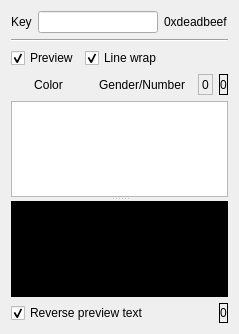
<?xml version="1.0" encoding="UTF-8"?>
<ui version="4.0">
 <class>EditStringCellClass</class>
 <widget class="QWidget" name="EditStringCellClass">
  <property name="geometry">
   <rect>
    <x>0</x>
    <y>0</y>
    <width>239</width>
    <height>334</height>
   </rect>
  </property>
  <property name="sizePolicy">
   <sizepolicy hsizetype="Expanding" vsizetype="Expanding">
    <horstretch>0</horstretch>
    <verstretch>0</verstretch>
   </sizepolicy>
  </property>
  <property name="minimumSize">
   <size>
    <width>0</width>
    <height>0</height>
   </size>
  </property>
  <property name="maximumSize">
   <size>
    <width>16777215</width>
    <height>16777215</height>
   </size>
  </property>
  <property name="windowTitle">
   <string/>
  </property>
  <property name="windowOpacity">
   <double>1.000000000000000</double>
  </property>
  <property name="sizeGripEnabled" stdset="0">
   <bool>false</bool>
  </property>
  <layout class="QVBoxLayout" name="verticalLayout">
   <item>
    <layout class="QHBoxLayout" name="horizontalLayout_2">
     <item>
      <widget class="QLabel" name="label">
       <property name="text">
        <string>Key</string>
       </property>
       <property name="buddy">
        <cstring>keyLineEdit</cstring>
       </property>
      </widget>
     </item>
     <item>
      <widget class="QLineEdit" name="keyLineEdit">
       <property name="sizePolicy">
        <sizepolicy hsizetype="Expanding" vsizetype="Fixed">
         <horstretch>0</horstretch>
         <verstretch>0</verstretch>
        </sizepolicy>
       </property>
      </widget>
     </item>
     <item>
      <widget class="QLabel" name="hashValueLabel">
       <property name="toolTip">
        <string>Key hash value</string>
       </property>
       <property name="text">
        <string>0xdeadbeef</string>
       </property>
      </widget>
     </item>
    </layout>
   </item>
   <item>
    <widget class="Line" name="line">
     <property name="windowModality">
      <enum>Qt::NonModal</enum>
     </property>
     <property name="frameShadow">
      <enum>QFrame::Sunken</enum>
     </property>
     <property name="lineWidth">
      <number>1</number>
     </property>
     <property name="midLineWidth">
      <number>0</number>
     </property>
     <property name="orientation">
      <enum>Qt::Horizontal</enum>
     </property>
    </widget>
   </item>
   <item>
    <layout class="QHBoxLayout" name="horizontalLayout_3">
     <item>
      <widget class="QCheckBox" name="previewCheckBox">
       <property name="text">
        <string>Preview</string>
       </property>
       <property name="checked">
        <bool>true</bool>
       </property>
      </widget>
     </item>
     <item>
      <widget class="QCheckBox" name="wrapCheckBox">
       <property name="text">
        <string>Line wrap</string>
       </property>
       <property name="checked">
        <bool>true</bool>
       </property>
      </widget>
     </item>
     <item>
      <spacer name="horizontalSpacer">
       <property name="orientation">
        <enum>Qt::Horizontal</enum>
       </property>
       <property name="sizeHint" stdset="0">
        <size>
         <width>40</width>
         <height>20</height>
        </size>
       </property>
      </spacer>
     </item>
    </layout>
   </item>
   <item>
    <layout class="QHBoxLayout" name="horizontalLayout_4">
     <item>
      <widget class="QToolButton" name="colorButton">
       <property name="minimumSize">
        <size>
         <width>75</width>
         <height>0</height>
        </size>
       </property>
       <property name="text">
        <string>Color</string>
       </property>
       <property name="checkable">
        <bool>false</bool>
       </property>
       <property name="popupMode">
        <enum>QToolButton::InstantPopup</enum>
       </property>
       <property name="toolButtonStyle">
        <enum>Qt::ToolButtonTextOnly</enum>
       </property>
       <property name="autoRaise">
        <bool>true</bool>
       </property>
       <property name="arrowType">
        <enum>Qt::NoArrow</enum>
       </property>
      </widget>
     </item>
     <item>
      <widget class="QToolButton" name="genderNumberButton">
       <property name="enabled">
        <bool>true</bool>
       </property>
       <property name="text">
        <string>Gender/Number</string>
       </property>
       <property name="popupMode">
        <enum>QToolButton::InstantPopup</enum>
       </property>
       <property name="toolButtonStyle">
        <enum>Qt::ToolButtonTextOnly</enum>
       </property>
       <property name="autoRaise">
        <bool>true</bool>
       </property>
       <property name="arrowType">
        <enum>Qt::NoArrow</enum>
       </property>
      </widget>
     </item>
     <item>
      <widget class="QLabel" name="currentEditColumnLabel">
       <property name="toolTip">
        <string>Current column in editor</string>
       </property>
       <property name="frameShape">
        <enum>QFrame::StyledPanel</enum>
       </property>
       <property name="text">
        <string>0</string>
       </property>
      </widget>
     </item>
     <item>
      <spacer name="horizontalSpacer_2">
       <property name="orientation">
        <enum>Qt::Horizontal</enum>
       </property>
       <property name="sizeType">
        <enum>QSizePolicy::Expanding</enum>
       </property>
       <property name="sizeHint" stdset="0">
        <size>
         <width>13</width>
         <height>14</height>
        </size>
       </property>
      </spacer>
     </item>
     <item>
      <widget class="QLabel" name="charsEditCountLabel">
       <property name="toolTip">
        <string>Number of characters in editor</string>
       </property>
       <property name="frameShape">
        <enum>QFrame::Box</enum>
       </property>
       <property name="frameShadow">
        <enum>QFrame::Plain</enum>
       </property>
       <property name="text">
        <string>0</string>
       </property>
       <property name="textFormat">
        <enum>Qt::PlainText</enum>
       </property>
       <property name="alignment">
        <set>Qt::AlignCenter</set>
       </property>
       <property name="buddy">
        <cstring>stringEdit</cstring>
       </property>
      </widget>
     </item>
    </layout>
   </item>
   <item>
    <widget class="QSplitter" name="textPreviewSplitter">
     <property name="orientation">
      <enum>Qt::Vertical</enum>
     </property>
     <property name="childrenCollapsible">
      <bool>false</bool>
     </property>
     <widget class="QPlainTextEdit" name="stringEdit">
      <property name="sizePolicy">
       <sizepolicy hsizetype="Expanding" vsizetype="Expanding">
        <horstretch>0</horstretch>
        <verstretch>0</verstretch>
       </sizepolicy>
      </property>
      <property name="frameShape">
       <enum>QFrame::StyledPanel</enum>
      </property>
      <property name="frameShadow">
       <enum>QFrame::Sunken</enum>
      </property>
      <property name="lineWidth">
       <number>1</number>
      </property>
      <property name="documentTitle">
       <string/>
      </property>
      <property name="readOnly">
       <bool>false</bool>
      </property>
      <property name="backgroundVisible">
       <bool>false</bool>
      </property>
      <property name="centerOnScroll">
       <bool>false</bool>
      </property>
     </widget>
     <widget class="QTextEdit" name="stringPreview">
      <property name="enabled">
       <bool>true</bool>
      </property>
      <property name="acceptDrops">
       <bool>false</bool>
      </property>
      <property name="autoFillBackground">
       <bool>false</bool>
      </property>
      <property name="styleSheet">
       <string notr="true">background-color: rgb(0, 0, 0);</string>
      </property>
      <property name="readOnly">
       <bool>true</bool>
      </property>
     </widget>
    </widget>
   </item>
   <item>
    <layout class="QHBoxLayout" name="horizontalLayout">
     <item>
      <widget class="QCheckBox" name="reversePreviewTextCheckBox">
       <property name="text">
        <string>Reverse preview text</string>
       </property>
       <property name="checked">
        <bool>true</bool>
       </property>
      </widget>
     </item>
     <item>
      <spacer name="horizontalSpacer_3">
       <property name="orientation">
        <enum>Qt::Horizontal</enum>
       </property>
       <property name="sizeHint" stdset="0">
        <size>
         <width>40</width>
         <height>20</height>
        </size>
       </property>
      </spacer>
     </item>
     <item>
      <widget class="QLabel" name="charsPreviewCountLabel">
       <property name="toolTip">
        <string>Number of characters in preview</string>
       </property>
       <property name="frameShape">
        <enum>QFrame::Box</enum>
       </property>
       <property name="frameShadow">
        <enum>QFrame::Plain</enum>
       </property>
       <property name="text">
        <string>0</string>
       </property>
       <property name="textFormat">
        <enum>Qt::PlainText</enum>
       </property>
       <property name="alignment">
        <set>Qt::AlignCenter</set>
       </property>
       <property name="buddy">
        <cstring>stringEdit</cstring>
       </property>
      </widget>
     </item>
    </layout>
   </item>
  </layout>
 </widget>
 <layoutdefault spacing="6" margin="11"/>
 <tabstops>
  <tabstop>stringEdit</tabstop>
  <tabstop>colorButton</tabstop>
  <tabstop>genderNumberButton</tabstop>
 </tabstops>
 <resources/>
 <connections>
  <connection>
   <sender>previewCheckBox</sender>
   <signal>toggled(bool)</signal>
   <receiver>stringPreview</receiver>
   <slot>setVisible(bool)</slot>
   <hints>
    <hint type="sourcelabel">
     <x>46</x>
     <y>99</y>
    </hint>
    <hint type="destinationlabel">
     <x>149</x>
     <y>322</y>
    </hint>
   </hints>
  </connection>
  <connection>
   <sender>previewCheckBox</sender>
   <signal>toggled(bool)</signal>
   <receiver>reversePreviewTextCheckBox</receiver>
   <slot>setVisible(bool)</slot>
   <hints>
    <hint type="sourcelabel">
     <x>29</x>
     <y>107</y>
    </hint>
    <hint type="destinationlabel">
     <x>53</x>
     <y>342</y>
    </hint>
   </hints>
  </connection>
  <connection>
   <sender>previewCheckBox</sender>
   <signal>toggled(bool)</signal>
   <receiver>charsPreviewCountLabel</receiver>
   <slot>setVisible(bool)</slot>
   <hints>
    <hint type="sourcelabel">
     <x>70</x>
     <y>110</y>
    </hint>
    <hint type="destinationlabel">
     <x>226</x>
     <y>351</y>
    </hint>
   </hints>
  </connection>
 </connections>
</ui>
